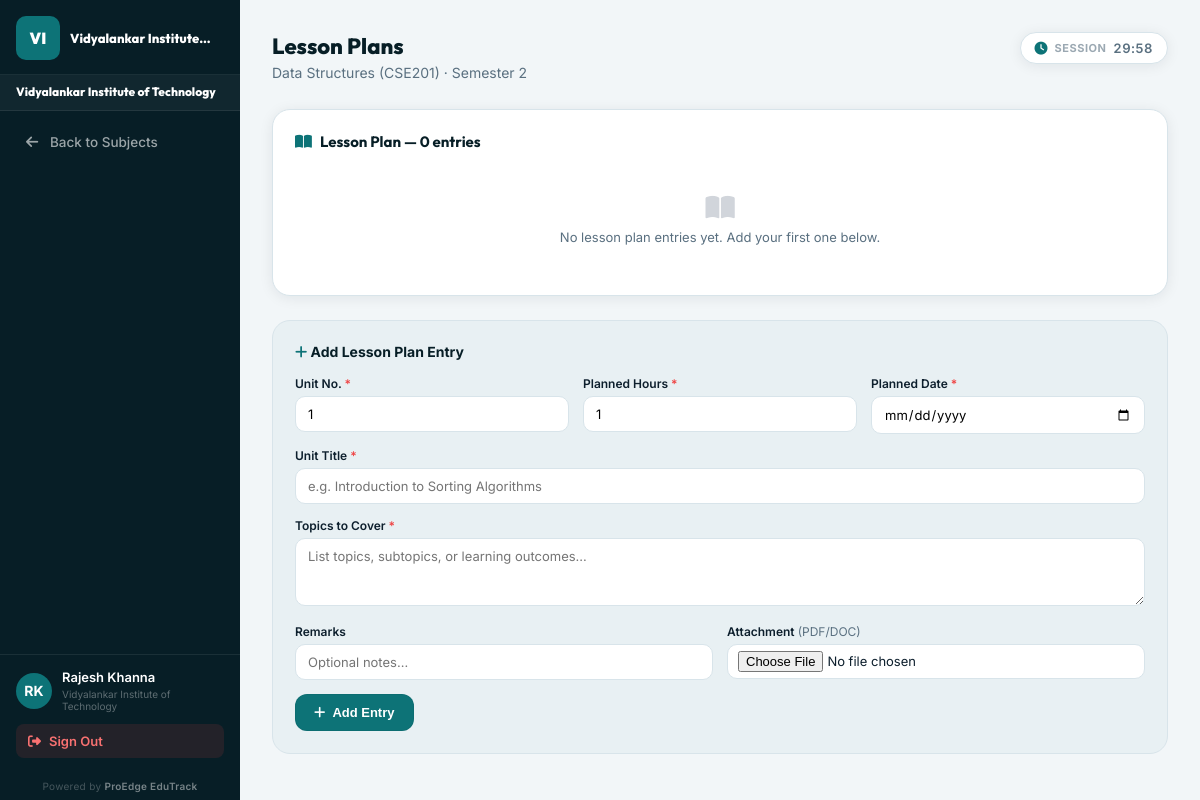
The page /dashboard/faculty/lesson-plans/357/ (signed in) on the database its author committed.
### students/models.py (models this page shows, shortened)
class College(models.Model):
    name = models.CharField(max_length=150, unique=True)
    code = models.CharField(max_length=30, unique=True)
    city = models.CharField(max_length=100, blank=True)
    state = models.CharField(max_length=100, blank=True)
    logo = models.ImageField(upload_to='college_logos/', null=True, blank=True)
    student_id_rule = models.CharField(max_length=100, default='{YEAR}-{CODE}-{DEPT}-{SERIAL}')
    faculty_id_rule = models.CharField(max_length=100, default='FAC-{CODE}-{SERIAL}')
    email = models.EmailField(null=True, blank=True)
    website = models.URLField(null=True, blank=True)
    is_active = models.BooleanField(default=True)
    created_at = models.DateTimeField(auto_now_add=True)

class Subject(models.Model):
    CATEGORY_CHOICES = [
        ('PC',    'Program Core'),
        ('PE',    'Program Elective'),
        ('OE',    'Open Elective'),
        ('BS',    'Basic Science'),
        ('PC/BS', 'Program Core / Basic Science'),
        ('MC',    'Mandatory Course'),
        ('PW',    'Project Work'),
        ('AC',    'Audit Course'),
        ('HS',    'Humanities & Social Science'),
        ('ES',    'Engineering Science'),
        ('OTHER', 'Other'),
    ]
    name = models.CharField(max_length=100)
    code = models.CharField(max_length=20)  # unique per department, not globally
    department = models.ForeignKey(Department, on_delete=models.CASCADE)
    semester = models.IntegerField()
    weekly_hours = models.IntegerField(default=3)
    lecture_hours   = models.IntegerField(default=3, help_text="Lecture hours per week (L)")
    tutorial_hours  = models.IntegerField(default=0, help_text="Tutorial hours per week (T)")
    practical_hours = models.IntegerField(default=0, help_text="Practical/Lab hours per week (P)")
    credits         = models.IntegerField(default=3, help_text="Credits (C)")
    category        = models.CharField(max_length=10, choices=CATEGORY_CHOICES, default='PC', help_text="Subject category")
    class Meta:
        unique_together = ('department', 'code')

### students/views/_legacy.py (the view, shortened to what this page needs)
# urls.py: path('dashboard/faculty/lesson-plans/<int:subject_id>/', views.faculty_lesson_plans, name='faculty_lesson_plans'),
@login_required
def faculty_lesson_plans(request, subject_id):
    faculty = get_object_or_404(Faculty, user=request.user)
    get_object_or_404(FacultySubject, faculty=faculty, subject_id=subject_id)
    subject = get_object_or_404(Subject, pk=subject_id)
    plans = LessonPlan.objects.filter(faculty=faculty, subject=subject).order_by('unit_number', 'planned_date')
    return render(request, 'faculty/lesson_plans.html', {'subject': subject, 'plans': plans, 'faculty': faculty})

### students/context_processors.py (called while the page is built)
def college_branding(request):
    if not request.user.is_authenticated or request.user.is_superuser:
        return {}
    try:
        role = UserRole.objects.select_related('college').get(user=request.user)
        college = role.college
    except UserRole.DoesNotExist:
        return {}
    if not college:
        return {'college': None, 'branding': None}
    branding, _ = CollegeBranding.objects.get_or_create(college=college)
    return {'college': college, 'branding': branding}

### templates/faculty/lesson_plans.html (shortened to what this page needs)
{% extends 'dashboards/base_dashboard.html' %}
{% block page_title %}Lesson Plans{% endblock %}
{% block page_sub %}{{ subject.name }} ({{ subject.code }}) · Semester {{ subject.semester }}{% endblock %}
{% block sidebar_links %}
<a href="{% url 'faculty_dashboard' %}#subjects" class="sb-link"><i class="fas fa-arrow-left"></i> Back to Subjects</a>
{% endblock %}
{% block dashboard_content %}
<div class="d-card">
  <div class="d-card-title"><i class="fas fa-book-open"></i> Lesson Plan — {{ plans|length }} entries</div>
  {% if plans %}
    {% for plan in plans %}
    <div class="plan-row">
      <div class="unit-badge">U{{ plan.unit_number }}</div>
      <div>
        <div class="plan-title">{{ plan.unit_title }}</div>
        <div class="plan-meta">
          <span><i class="fas fa-calendar" style="color:var(--teal)"></i> Planned: {{ plan.planned_date|date:"d M Y" }}</span>
          {% if plan.actual_date %}<span><i class="fas fa-check" style="color:var(--green)"></i> Done: {{ plan.actual_date|date:"d M Y" }}</span>{% endif %}
          <span><i class="fas fa-clock" style="color:var(--muted)"></i> {{ plan.planned_hours }}h</span>
          <span class="status-pill s-{{ plan.status|lower }}">{{ plan.get_status_display }}</span>
        </div>
        <div class="plan-topics">{{ plan.topics }}</div>
        {% if plan.remarks %}<div style="font-size:11px;color:var(--muted);margin-top:4px;font-style:italic">{{ plan.remarks }}</div>{% endif %}
        {% if plan.file %}<div style="margin-top:5px"><a href="{{ plan.file.url }}" target="_blank" style="font-size:11px;color:var(--teal);font-weight:600"><i class="fas fa-paperclip"></i> Attachment</a></div>{% endif %}
      </div>
      <div style="display:flex;flex-direction:column;gap:5px;align-items:flex-end">
        {% if not plan.actual_date %}
        <form method="POST" style="margin:0">
          {% csrf_token %}
          <input type="hidden" name="action" value="mark_done"/>
          <input type="hidden" name="plan_id" value="{{ plan.pk }}"/>
          <button type="submit" style="padding:4px 10px;border-radius:6px;background:rgba(16,185,129,.1);color:var(--green);font-size:11px;font-weight:600;border:none;cursor:pointer"><i class="fas fa-check"></i> Mark Done</button>
        </form>
        {% endif %}
        <form method="POST" style="margin:0" onsubmit="return confirm('Remove this entry?')">
          {% csrf_token %}
          <input type="hidden" name="action" value="delete"/>
          <input type="hidden" name="plan_id" value="{{ plan.pk }}"/>
          <button type="submit" style="padding:4px 10px;border-radius:6px;background:rgba(239,68,68,.08);color:var(--red);font-size:11px;font-weight:600;border:none;cursor:pointer"><i class="fas fa-trash"></i></button>
        </form>
      </div>
    </div>
    {% endfor %}
  {% else %}
  <div class="empty"><i class="fas fa-book-open"></i>No lesson plan entries yet. Add your first one below.</div>
  {% endif %}
</div>
<div class="add-form">
  <h3><i class="fas fa-plus" style="color:var(--teal)"></i> Add Lesson Plan Entry</h3>
  <form method="POST" enctype="multipart/form-data">
    <div class="grid-3">
      <div class="fg">
        <label>Unit No. <span style="color:var(--red)">*</span></label>
        <input type="number" name="unit_number" min="1" max="20" value="1" required class="fi">
      </div>
      <div class="fg">
        <label>Planned Hours <span style="color:var(--red)">*</span></label>
        <input type="number" name="planned_hours" min="1" max="10" value="1" required class="fi">
      </div>
      <div class="fg">
        <label>Planned Date <span style="color:var(--red)">*</span></label>
        <input type="date" name="planned_date" required class="fi">
      </div>
    </div>
    <div class="fg">
      <label>Unit Title <span style="color:var(--red)">*</span></label>
      <input type="text" name="unit_title" required placeholder="e.g. Introduction to Sorting Algorithms" class="fi">
    </div>
    <div class="fg">
      <label>Topics to Cover <span style="color:var(--red)">*</span></label>
      <textarea name="topics" rows="3" required placeholder="List topics, subtopics, or learning outcomes…" class="fi" style="resize:vertical"></textarea>
    </div>
    <div class="grid-2">
      <div class="fg">
        <label>Remarks</label>
        <input type="text" name="remarks" placeholder="Optional notes…" class="fi">
      </div>
      <div class="fg">
        <label>Attachment <span style="font-weight:400;color:var(--muted)">(PDF/DOC)</span></label>
        <input type="file" name="file" accept=".pdf,.doc,.docx,.ppt,.pptx" class="fi" style="padding:6px 10px">
      </div>
    </div>
    <button type="submit" class="qa-btn qa-teal"><i class="fas fa-plus"></i> Add Entry</button>
  </form>
</div>
{% endblock %}

### templates/dashboards/base_dashboard.html (shortened to what this page needs)
{% extends 'base.html' %}
{% load static %}
{% block body %}
<div class="db-layout">
  <aside class="db-sidebar" id="db-sidebar">
    <div class="sb-head">
      {% if college and college.logo %}
        <img src="{{ college.logo.url }}" alt="{{ college.name }}" class="sb-college-logo"/>
        <button class="sb-close" id="sb-close" aria-label="Close menu"><i class="fas fa-times"></i></button>
      {% elif college %}
        <div class="sb-college-initials">{{ college.code|slice:":2"|upper }}</div>
        <div class="sb-college-head-name">{{ college.name|truncatechars:22 }}</div>
      {% else %}
        <div style="font-family:'Outfit',sans-serif;font-size:20px;font-weight:900;color:#fff">Edu<span style="color:var(--teal-lt)">Track</span></div>
        <button class="sb-close" id="sb-close" aria-label="Close menu"><i class="fas fa-times"></i></button>
      {% endif %}
    </div>
    {% if college %}
    <div class="sb-college-banner">
      <div class="sb-college-name">{{ college.name }}</div>
    </div>
    {% endif %}
    <nav class="sb-nav">
      {% block sidebar_links %}{% endblock %}
    </nav>
    <div class="sb-foot">
      <div class="sb-user">
        <div class="sb-avatar">{{ request.user.first_name|first|upper }}{{ request.user.last_name|first|upper }}</div>
        <div class="sb-user-info">
          <div class="sb-user-name">{{ request.user.get_full_name|default:request.user.username }}</div>
          {% if college %}<div class="sb-user-college">{{ college.name }}</div>{% endif %}
        </div>
      </div>
      <a href="{% url 'logout' %}" class="sb-logout">
        <i class="fas fa-sign-out-alt"></i> Sign Out
      </a>
    </div>
    <div class="sb-powered">Powered by <span>ProEdge EduTrack</span></div>
  </aside>
  <main class="db-main">
    <div class="db-page-head">
      <div class="db-page-head-row">
        <div>
          <h1 class="db-page-title">{% block page_title %}Dashboard{% endblock %}</h1>
          <p class="db-page-sub">{% block page_sub %}Welcome back, {{ request.user.first_name|default:request.user.username }}{% endblock %}</p>
        </div>
        <div class="topbar-session-timer{% if request.is_college_admin %} admin-timer-hidden{% endif %}" id="sb-session-timer" title="Session time remaining">
          <i class="fas fa-clock"></i>
          <span class="timer-label">Session</span>
          <span id="sb-timer-display" style="font-variant-numeric:tabular-nums;letter-spacing:.5px">--:--</span>
        </div>
      </div>
    </div>
    {% block dashboard_content %}{% endblock %}
  </main>
</div>
{% endblock %}

### templates/base.html (style rules this page uses)
*,*::before,*::after { margin:0;padding:0;box-sizing:border-box }
:root { --teal:#0d7377;--teal-lt:#14a085;--teal-dk:#095c60; --gold:#e6a817;--gold-lt:#f5c842; --deep:#071e26;--deep2:#0b2d38; --bg:#f2f6f8;--surface:#fff;--surface2:#e8f0f3; --border:#d8e4ea;--text:#0d1f2d;--muted:#5a7080; --green:#10b981;--red:#ef4444;--warning:#f59e0b; --sh:0 2px 14px rgba(7,30,38,.08); --sh-md:0 6px 28px rgba(7,30,38,.12); --r:10px;--r-lg:18px; }
html { scroll-behavior:smooth }
body { font-family:'Inter',sans-serif;background:var(--bg);color:var(--text);min-height:100vh }
a { text-decoration:none }

### templates/faculty/lesson_plans.html (style rules this page uses)
.add-form { background:var(--surface2);border:1px solid var(--border);border-radius:var(--r-lg);padding:22px;margin-top:24px }
.add-form h3 { font-size:14px;font-weight:700;color:var(--deep);margin-bottom:16px }
.fg { margin-bottom:14px }
.fg label { display:block;font-size:12px;font-weight:600;color:var(--text);margin-bottom:5px }
.fi { width:100%;padding:9px 12px;border:1.5px solid var(--border);border-radius:var(--r);font-size:13px;font-family:'Inter',sans-serif;outline:none;background:#fff }
.grid-2 { display:grid;grid-template-columns:1fr 1fr;gap:14px }
.grid-3 { display:grid;grid-template-columns:1fr 1fr 1fr;gap:14px }

### rows shown on the page
College: code "VI", name "Vidyalankar Institute…", name "Vidyalankar Institute of Technology"
Subject: name "Data Structures", code "CSE201", semester "2"

### other values the page prints
{{ request.user.first_name|first|upper }} "R"
{{ request.user.last_name|first|upper }} "K"
{{ request.user.get_full_name|default:request.user.username }} "Rajesh Khanna"
{{ plans|length }} "0"
